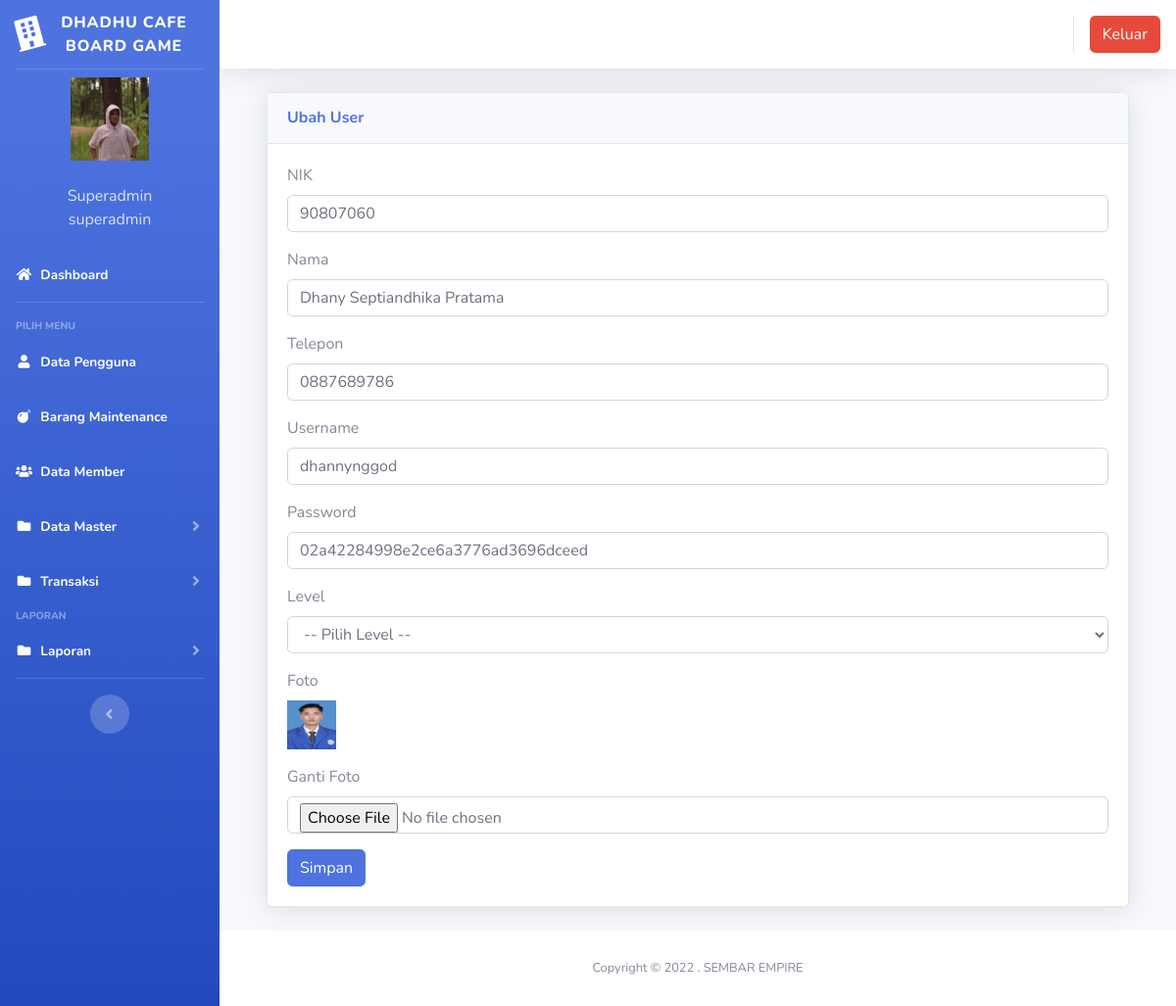
/index3.php?page=pengguna&aksi=ubahpengguna&id=30 (signed in), run on the app's committed database.
### tables this page shows
CREATE TABLE `users` (
  `id` int(11) NOT NULL,
  `nik` varchar(10) NOT NULL,
  `nama` varchar(100) NOT NULL,
  `alamat` varchar(200) NOT NULL,
  `telepon` varchar(100) NOT NULL,
  `username` varchar(100) NOT NULL,
  `password` varchar(100) NOT NULL,
  `level` varchar(25) NOT NULL DEFAULT 'member',
  `foto` varchar(25) NOT NULL
);

### index3.php (the view, shortened to what this page needs)
<?php
$koneksi = new mysqli("localhost", "root", "", "inventori");
?>
<!DOCTYPE html>
<html lang="en">
<head>
  <link href="vendor/fontawesome-free/css/all.min.css" rel="stylesheet" type="text/css">
  <link href="css/sb-admin-2.min.css" rel="stylesheet">
  <link href="vendor/datatables/dataTables.bootstrap4.min.css" rel="stylesheet">
</head>
<body id="page-top">
  <div id="wrapper">
    <ul class="navbar-nav bg-gradient-primary sidebar sidebar-dark accordion" id="accordionSidebar">
      <a class="sidebar-brand d-flex align-items-center justify-content-center" href="index3.php">
        <div class="sidebar-brand-icon rotate-n-15">
          <i class="fas fa-building"></i>
        </div>
        <div class="sidebar-brand-text mx-2">DHADHU CAFE BOARD GAME</div>
      </a>
      <hr class="sidebar-divider my-0">
      <?php
      if ($_SESSION['superadmin']) {
        $user = $_SESSION['superadmin'];
      }
      $sql = $koneksi->query("select * from users where id='$user'");
      $data = $sql->fetch_assoc();
      ?>
      <li class="d-flex align-items-center justify-content-center">
        <a class="nav-link">
          <img src="img/<?php echo $data['foto'] ?>" class="img-circle" width="80" alt="User" /></a>
      </li>
      <li class="nav-item ">
        <a class="nav-link">
          <div class="d-flex align-items-center justify-content-center" class="name"> <?php echo  $data['nama']; ?></div>
          <div class="d-flex align-items-center justify-content-center" class="email"><?php echo $data['level']; ?></div>
        </a>
      </li>
      <li class="nav-item active">
        <a class="nav-link" href="?page=home3">
          <i class="fas fa-fw fa-home"></i>
          <span>Dashboard</span></a>
      </li>
      <hr class="sidebar-divider">
      <div class="sidebar-heading">
        Pilih Menu
      </div>
      <li class="nav-item active">
        <a class="nav-link" href="?page=pengguna">
          <i class="fas fa-fw fa-user"></i>
          <span>Data Pengguna</span></a>
      </li>
      <li class="nav-item active">
        <a class="nav-link" href="?page=maintenance">
          <i class="fas fa-fw fa-bomb"></i>
          <span>Barang Maintenance</span></a>
      </li>
      <li class="nav-item active">
        <a class="nav-link" href="?page=member">
          <i class="fas fa-fw fa-users"></i>
          <span>Data Member</span></a>
      </li>
      <li class="nav-item active">
        <a class="nav-link collapsed" href="#" data-toggle="collapse" data-target="#collapseData" aria-expanded="true" aria-controls="collapseData">
          <i class="fas fa-fw fa-folder"></i>
          <span>Data Master</span>
        </a>
      </li>
      <li class="nav-item active">
        <a class="nav-link collapsed" href="#" data-toggle="collapse" data-target="#collapsePages" aria-expanded="true" aria-controls="collapsePages">
          <i class="fas fa-fw fa-folder"></i>
          <span>Transaksi</span>
        </a>
      </li>
      <div class="sidebar-heading">
        Laporan
      </div>
      <li class="nav-item active">
        <a class="nav-link collapsed" href="#" data-toggle="collapse" data-target="#collapseLaporan" aria-expanded="true" aria-controls="collapseLaporan">
          <i class="fas fa-fw fa-folder"></i>
          <span>Laporan</span>
        </a>
      </li>
      <hr class="sidebar-divider d-none d-md-block">
      <div class="text-center d-none d-md-inline">
        <button class="rounded-circle border-0" id="sidebarToggle"></button>
      </div>
    </ul>
    <div id="content-wrapper" class="d-flex flex-column">
      <div id="content">
        <nav class="navbar navbar-expand navbar-light bg-white topbar mb-4 static-top shadow">
          <ul class="navbar-nav ml-auto">
            <li class="nav-item dropdown no-arrow">
              <div class="top-menu">
                <ul class="nav pull-right top-menu">
                  <li><a onclick="return confirm('Apakah anda yakin akan logout?')" class="btn btn-danger" class="logout" href="logout.php">Keluar</a></li>
                </ul>
              </div>
            </li>
          </ul>
        </nav>
        <div class="container-fluid">
          <section class="content">
            <?php
            $page = $_GET['page'];
            $aksi = $_GET['aksi'];
            if ($page == "pengguna") {
              if ($aksi == "ubahpengguna") {
                include "page/pengguna/ubahpengguna.php";
              }
            }
            ?>
          </section>
        </div>
        <footer class="sticky-footer bg-white">
          <div class="container my-auto">
            <div class="copyright text-center my-auto">
              <span>Copyright &copy; 2022 . SEMBAR EMPIRE</span>
            </div>
          </div>
        </footer>
      </div>
    </div>
  </div>
</body>
</html>

### page/pengguna/ubahpengguna.php (shortened to what this page needs)
<?php
$id = $_GET['id'];
$sql2 = $koneksi->query("select * from users where id = '$id'");
$tampil = $sql2->fetch_assoc();
?>
<div class="container-fluid">
	<div class="card shadow mb-4">
		<div class="card-header py-3">
			<h6 class="m-0 font-weight-bold text-primary">Ubah User</h6>
		</div>
		<div class="card-body">
			<div class="table-responsive">
				<div class="body">
					<form method="POST" enctype="multipart/form-data">
						<label for="">NIK</label>
						<div class="form-group">
							<div class="form-line">
								<input type="number" name="nik" value="<?php echo $tampil['nik']; ?>" class="form-control" />
							</div>
						</div>
						<label for="">Nama</label>
						<div class="form-group">
							<div class="form-line">
								<input type="text" name="nama" value="<?php echo $tampil['nama']; ?>" class="form-control" />
							</div>
						</div>
						<label for="">Telepon</label>
						<div class="form-group">
							<div class="form-line">
								<input type="number" name="telepon" value="<?php echo $tampil['telepon']; ?>" class="form-control" />
							</div>
						</div>
						<label for="">Username</label>
						<div class="form-group">
							<div class="form-line">
								<input type="text" name="username" value="<?php echo $tampil['username']; ?>" class="form-control" />
							</div>
						</div>
						<label for="">Password</label>
						<div class="form-group">
							<div class="form-line">
								<input type="text" name="password" value="<?php echo $tampil['password']; ?>" class="form-control" />
							</div>
						</div>
						<label for="">Level</label>
						<div class="form-group">
							<div class="form-line">
								<select name="level" class="form-control show-tick">
									<option value="">-- Pilih Level --</option>
								</select>
							</div>
						</div>
						<label for="">Foto</label>
						<div class="form-group">
							<div class="form-line">
								<img src="img/<?php echo $tampil['foto']; ?> " width="50" height="50" alt="">
							</div>
						</div>
						<label for="">Ganti Foto</label>
						<div class="form-group">
							<div class="form-line">
								<input type="file" name="foto" class="form-control" />
							</div>
						</div>
						<input type="submit" name="simpan" value="Simpan" class="btn btn-primary">
					</form>

### data on the page
users: foto (picture), nama "Superadmin", level "superadmin"
users: nik "90807060", nama "Dhany Septiandhika Pratama", telepon "0887689786", username "dhannynggod", password "02a42284998e2ce6a3776ad3696dceed", foto (picture)
